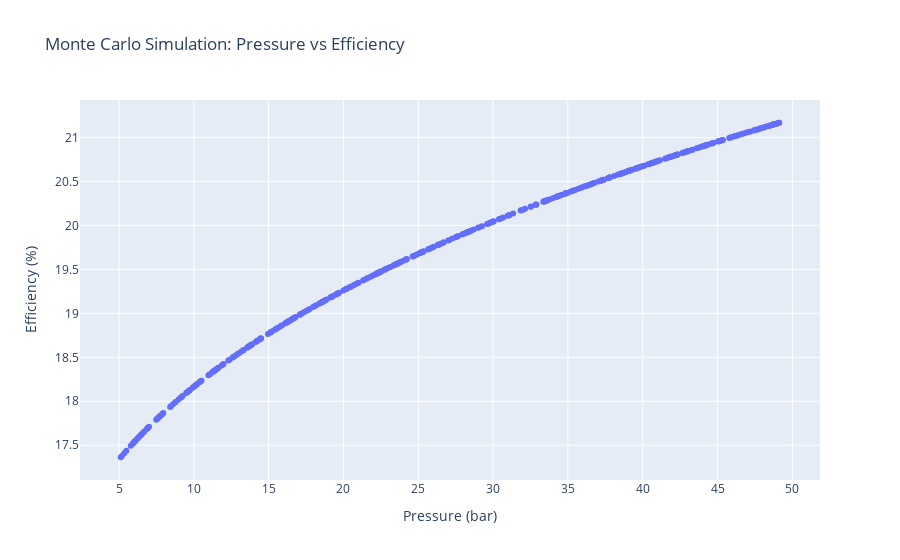

Write notebook code for a chart like this one.
### Markdown cell above
# Plotting Monte Carlo results

### Code cell
print(f"Max efficiency: {max_efficiency * 100:.2f} %")
print(
    f"Vapor inlet pressure for max efficiency: {pascal_to_bar(optimal_inlet_pressure):.2f} bar"
)

fig = go.Figure(
    data=go.Scatter(
        x=pascal_to_bar(pressures),
        y=system_efficiencies * 100,
        mode="markers",
    )
)
fig.update_layout(
    title="Monte Carlo Simulation: Pressure vs Efficiency",
    xaxis_title="Pressure (bar)",
    yaxis_title="Efficiency (%)",
)
fig.show()

### Figure 1 — Plotly figure (JSON) as saved in the notebook; plotly's stock layout.template omitted (floating-point values rounded to 4 significant figures; data arrays with more than 128 entries replaced by an {"elided": "..."} marker saying what was removed)
{"data": [{"mode": "markers", "type": "scatter", "x": {"elided": "460 float values"}, "y": {"elided": "460 float values"}}], "layout": {"title": {"text": "Monte Carlo Simulation: Pressure vs Efficiency"}, "xaxis": {"title": {"text": "Pressure (bar)"}}, "yaxis": {"title": {"text": "Efficiency (%)"}}}}
